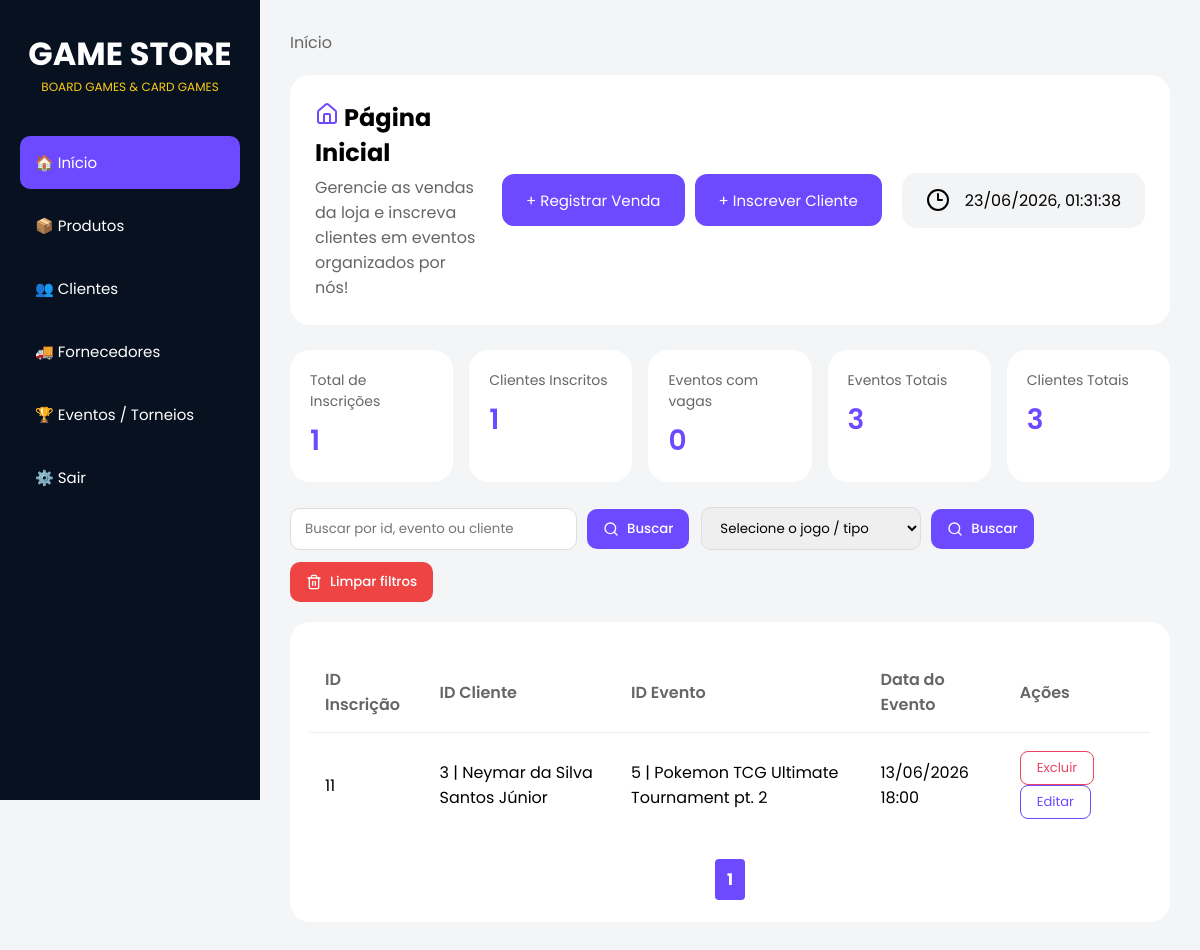
The page / (signed in) on the database as committed earlier.
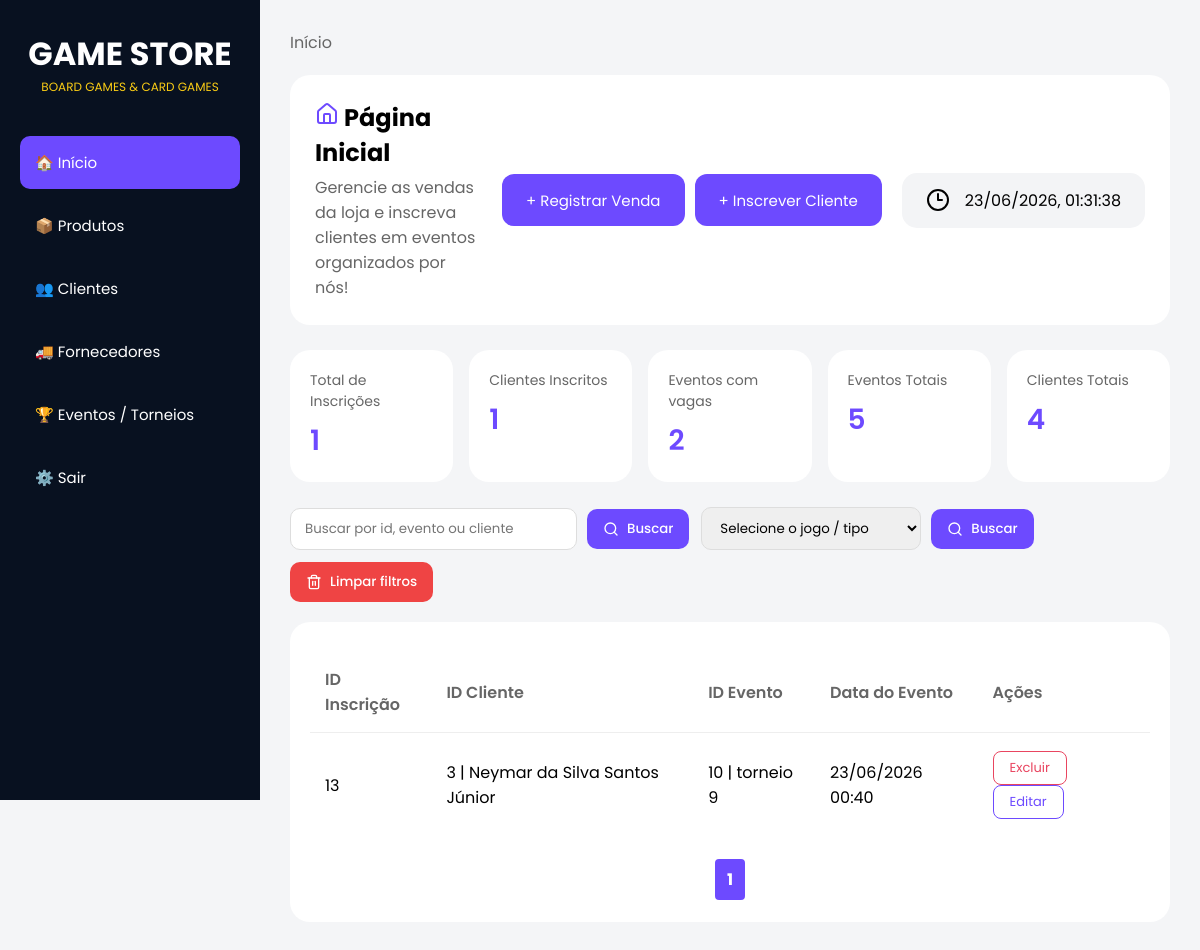
The same page on the database as committed later.
### tables this page shows
CREATE TABLE inscricoes (
            id INTEGER PRIMARY KEY AUTOINCREMENT,
            id_cliente INTEGER NOT NULL,
            id_evento INTEGER NOT NULL
        );

CREATE TABLE clientes(
            id INTEGER NOT NULL PRIMARY KEY AUTOINCREMENT,
            nome TEXT NOT NULL, 
            cpf TEXT NOT NULL UNIQUE,
            telefone TEXT NOT NULL,
            email TEXT NOT NULL UNIQUE
        );

CREATE TABLE eventos (
            id INTEGER PRIMARY KEY AUTOINCREMENT,
            nome TEXT NOT NULL,
            jogo TEXT NOT NULL,
            data TEXT NOT NULL,
            vagas INTEGER NOT NULL
        );

### routes.py (the view)
@app.route("/")
@login_required
def home():
    criar_tabela_inscricoes()
    lista = carregar_inscricoes()
    dados = paginar(lista,5)
    return render_template(
        "home.html",
        inscricoes=dados["itens"],
        pagina=dados["pagina"],
        total_paginas=dados["total_paginas"],
        total_inscricoes=len(lista),
        total_clientes=total_clientes_inscritos(),
        eventos_abertos=total_eventos_com_vagas(),
        eventos_existentes = len(listar_eventos()),
        clientes_existentes = len(listar_clientes()),
        modo_insc="criar",
        modo_vnd="criar",
        em_busca=False
    )

### database.py (called while the page is built)
def conectar():
    return sqlite3.connect(CAMINHO_BANCO)

### modules/clientes.py (called while the page is built)
def listar_clientes():
    conexao = conectar()
    cursor = conexao.cursor()
    cursor.execute("""SELECT * FROM clientes""")
    resultado = cursor.fetchall()
    conexao.close()
    return resultado

### modules/eventos.py (called while the page is built)
def adicionar_status_eventos(lista):
    eventos_com_status = []
    for evento in lista:
        vagas = vagas_disponiveis(evento[0])
        status = obter_status_evento(
            evento[3],
            vagas
        )
        vagasOcupadas = evento[4] - vagas
        evento = list(evento)
        evento[3] = formatar_data(evento[3])
        evento.append(vagasOcupadas)
        evento.append(status)
        eventos_com_status.append(evento)
    return eventos_com_status

def carregar_eventos():
    lista = listar_eventos()
    return adicionar_status_eventos(lista)

def listar_eventos():
    conn = conectar()
    cursor = conn.cursor()
    cursor.execute("SELECT * FROM eventos") # seleciona tudo da tabela eventos
    eventos = cursor.fetchall()
    conn.close()
    return eventos # retorna tudo q selecionamos com o fetchall

def obter_status_evento(data_evento, vagas_disponiveis):
    data_evento = datetime.strptime( data_evento, "%Y-%m-%dT%H:%M" ) #tranforma de: "2026-06-13T18:00" para:  (2026, 6, 13, 18, 0)
    agora = datetime.now() #hora de agr no msm formato de cima
    if data_evento < agora:
        return "Encerrado"
    elif vagas_disponiveis <= 0:
        return "Lotado"
    else:
        return "Aberto"

### modules/inscricoes.py (called while the page is built)
def carregar_inscricoes():
    lista = listar_inscricoes()
    return adicionar_nomes(lista)

def adicionar_nomes(lista):
    inscricao_adicionada = []
    for inscricao in lista:
        inscricao = list(inscricao)
        nome_cliente = add_nome_cliente(inscricao[1])
        nome_evento = add_nome_evento(inscricao[2])
        data_evento = buscar_data_evento(inscricao[2])
        data_evento = formatar_data(data_evento)
        inscricao.append(nome_cliente)
        inscricao.append(nome_evento)
        inscricao.append(data_evento)
        inscricao_adicionada.append(inscricao)
    return inscricao_adicionada

def add_nome_cliente(id_cliente):
    conn = conectar()
    cursor = conn.cursor()
    cursor.execute("""
        SELECT nome
        FROM clientes
        WHERE id = ?
    """, (id_cliente,))
    resultado = cursor.fetchone()
    cursor.close()
    conn.close()
    return resultado[0] if resultado else None

### templates/home.html (shortened to what this page needs)
<!DOCTYPE html>
<html lang="pt">
<head>
    <link rel="stylesheet" href="{{ url_for('static', filename='home.css') }}" />
</head>
<body>
    <div class="sidebar">
        <div class="logo">
            <h1>GAME STORE</h1>
            <p>BOARD GAMES & CARD GAMES</p>
        </div>
        <div class="menu">
            <a href="/" class="active">🏠 Início</a>
            <a href="/produtos">📦 Produtos</a>
            <a href="/clientes">👥 Clientes</a>
            <a href="/fornecedores">🚚 Fornecedores</a>
            <a href="/eventos">🏆 Eventos / Torneios</a>
            <a href="/logout">⚙️ Sair</a>
        </div>
    </div>
    <div class="main">
        <div class="breadcrumb">
            <a href="/">Início</a>
        </div>
        <section class="topo">
            <div class="titulo-subt">
                <h1><i data-lucide="house" class="lucide-house"></i> Página Inicial</h1>
                <p>Gerencie as vendas da loja e inscreva clientes em eventos organizados por nós!</p>
            </div>
            <div class="botoes-titulo">
                <button class="btn-top" onclick="toggleFormularioVenda()">+ Registrar Venda</button>
                <button class="btn-top" onclick="toggleFormularioInscricao()">+ Inscrever Cliente</button>
            </div>
            <div class="data">
                <i data-lucide="clock-3"></i>
                <time id="data-hora" class="data-textos"></time>
            </div>
        </section>
        <div class="card-resumo">
            <div class="resumo-item">
                <span class="resumo-label">Total de Inscrições</span>
                <strong class="resumo-valor">{{ total_inscricoes }}</strong>
            </div>
            <div class="resumo-item">
                <span class="resumo-label">Clientes Inscritos</span>
                <strong class="resumo-valor">{{ total_clientes }}</strong>
            </div>
            <div class="resumo-item">
                <span class="resumo-label">Eventos com vagas</span>
                <strong class="resumo-valor">{{ eventos_abertos }}</strong>
            </div>
            <div class="resumo-item">
                <span class="resumo-label">Eventos Totais</span>
                <strong class="resumo-valor">{{ eventos_existentes }}</strong>
            </div>
            <div class="resumo-item">
                <span class="resumo-label">Clientes Totais</span>
                <strong class="resumo-valor">{{ clientes_existentes }}</strong>
            </div>
        </div>
        <div class="filtros">
            <form action="/inscricoes/busca" method="POST" class="form-busca">
                <input type="text" name="busca" placeholder="Buscar por id, evento ou cliente" required>
                <button type="submit" class="btn-filter"><i data-lucide="search" class="lucide-btn"></i> Buscar</button>
            </form>
            <form action="/inscricoes/busca-tipo" method="POST" class="form-busca">
                <select name="tipo" class="tipos-select" required>
                    <option value="" disabled selected>Selecione o jogo / tipo</option>
                </select>
                <button type="submit" class="btn-filter"><i data-lucide="search" class="lucide-btn"></i> Buscar</button>
            </form>
            <form class="form-nofiltros" action="/">
                <button type="submit" class="btn-clear"><i data-lucide="trash-2" class="lucide-btn"></i> Limpar
                    filtros</button>
            </form>
        </div>
        <div class="card-tabela">
            <table class="tabela-inscricoes">
                <thead>
                    <tr>
                        <th>ID Inscrição</th>
                        <th>ID Cliente</th>
                        <th>ID Evento</th>
                        <th>Data do Evento</th>
                        <th>Ações</th>
                    </tr>
                </thead>
                <tbody>
                    {% for inscricao in inscricoes %}
                    <tr>
                        <td>{{ inscricao[0] }}</td>
                        <td>{{ inscricao[1] }} | {{ inscricao[3] }}</td>
                        <td>{{ inscricao[2] }} | {{ inscricao[4] }}</td>
                        <td>{{ inscricao[5] }}</td>
                        <td>
                            <form action="/inscricoes/excluir/{{ inscricao[0] }}" method="POST" style="display:inline;">
                                <button type="submit" class="btn-excluir">Excluir</button>
                            </form>
                            <form action="/inscricoes/editar/{{ inscricao[0] }}" method="GET" style="display:inline;">
                                <button type="submit" class="btn-editar">Editar</button>
                            </form>
                        </td>
                    </tr>
                    {% endfor %}
                </tbody>
            </table>
            {% if not em_busca %}
            <div class="paginacao">
                {% for p in range(1, total_paginas + 1) %}
                <a href="?pagina={{ p }}" {% if p==pagina %}class="ativo" {% endif %}>
                    {{ p }}
                </a>
                {% endfor %}
            </div>
            {% endif %}
        </div>
    </div>
</body>
</html>

### static/home.css (style rules this page uses)
* { margin: 0; padding: 0; box-sizing: border-box; font-family: "Poppins", sans-serif; }
body { background: #f4f5f7; display: flex; }
.sidebar { width: 260px; height: 100vh; background: #081120; color: white; padding: 30px 20px; position: fixed; }
.logo { text-align: center; margin-bottom: 40px; }
.logo h1 { font-size: 32px; }
.logo p { color: #facc15; font-size: 12px; }
.menu { display: flex; flex-direction: column; gap: 10px; }
.menu a { text-decoration: none; color: white; padding: 15px; border-radius: 10px; transition: 0.3s; font-size: 15px; }
.menu a:hover, .menu a.active { background: #6d4aff; }
.main { margin-left: 260px; width: calc(100% - 260px); padding: 30px; }
.breadcrumb { margin-bottom: 20px; }
.breadcrumb a { text-decoration: none; color: #666; }
.topo { display: flex; align-items: center; gap: 20px; background: white; padding: 25px; border-radius: 20px; margin-bottom: 25px; }
.titulo-subt { flex: 1; }
.titulo-subt h1 { margin-bottom: 5px; }
.titulo-subt p { color: #666; }
.lucide-house { color: #6d4aff; }
.botoes-titulo { display: flex; gap: 10px; }
.btn-top { height: 52px; padding: 0 24px; border: none; border-radius: 12px; font-size: 15px; cursor: pointer; transition: 0.3s; background: #6d4aff; color: white; font-family: "Poppins", sans-serif; }
.data { display: flex; align-items: center; gap: 15px; background: #f3f4f6; padding: 15px 24px; border-radius: 15px; }
.card-resumo { display: flex; gap: 16px; margin-bottom: 25px; }
.resumo-item { flex: 1; background: white; border-radius: 20px; padding: 20px; }
.resumo-label { font-size: 14px; color: #666; display: block; margin-bottom: 8px; }
.resumo-valor { font-size: 28px; color: #6d4aff; font-weight: 600; }
.filtros { display: flex; flex-wrap: wrap; gap: 12px; margin-bottom: 20px; align-items: center; }
.form-busca, .form-nofiltros { display: flex; gap: 10px; align-items: center; }
.form-busca input, .tipos-select { padding: 10px 14px; border: 1px solid #ddd; border-radius: 10px; min-width: 220px; font-family: "Poppins", sans-serif; }
.btn-filter, .btn-clear { border: none; border-radius: 10px; padding: 10px 16px; cursor: pointer; font-weight: 500; transition: 0.3s; font-family: "Poppins", sans-serif; display: flex; align-items: center; gap: 8px; }
.btn-filter { background: #6d4aff; color: white; }
.btn-clear { background: #ef4444; color: white; }
.lucide-btn { width: 16px; height: 16px; }
.card-tabela { background: white; border-radius: 20px; padding: 20px; }
.tabela-inscricoes { width: 100%; border-collapse: collapse; margin-top: 10px; }
.tabela-inscricoes th { text-align: left; color: #666; font-weight: 600; padding: 15px; }
.tabela-inscricoes td { padding: 18px 15px; border-top: 1px solid #eee; }
.btn-editar { background: none; border: 1px solid #6d4aff; color: #6d4aff; padding: 6px 16px; border-radius: 8px; font-size: 13px; cursor: pointer; font-family: "Poppins", sans-serif; transition: 0.3s; margin-right: 6px; }
.btn-excluir { background: none; border: 1px solid #e94560; color: #e94560; padding: 6px 16px; border-radius: 8px; font-size: 13px; cursor: pointer; font-family: "Poppins", sans-serif; transition: 0.3s; }
.paginacao { display: flex; justify-content: center; gap: 8px; margin-top: 20px; }
.paginacao a { text-decoration: none; padding: 8px 12px; border-radius: 6px; background: #6d4aff; color: white; }
.paginacao a.ativo { font-weight: bold; border: 2px solid white; }

Rows that differ between the two databases and show on the page:
removed inscricoes: id "11", id_cliente "3", nome "Neymar da Silva Santos Júnior", id_evento "5", nome "Pokemon TCG Ultimate Tournament pt. 2", inscricao "13/06/2026 18:00"
added inscricoes: id "13", id_cliente "3", nome "Neymar da Silva Santos Júnior", id_evento "10", nome "torneio 9", inscricao "23/06/2026 00:40"
Other text that changed with them:
{{ eventos_abertos }}: "0" → "2"
{{ eventos_existentes }}: "3" → "5"
{{ clientes_existentes }}: "3" → "4"
